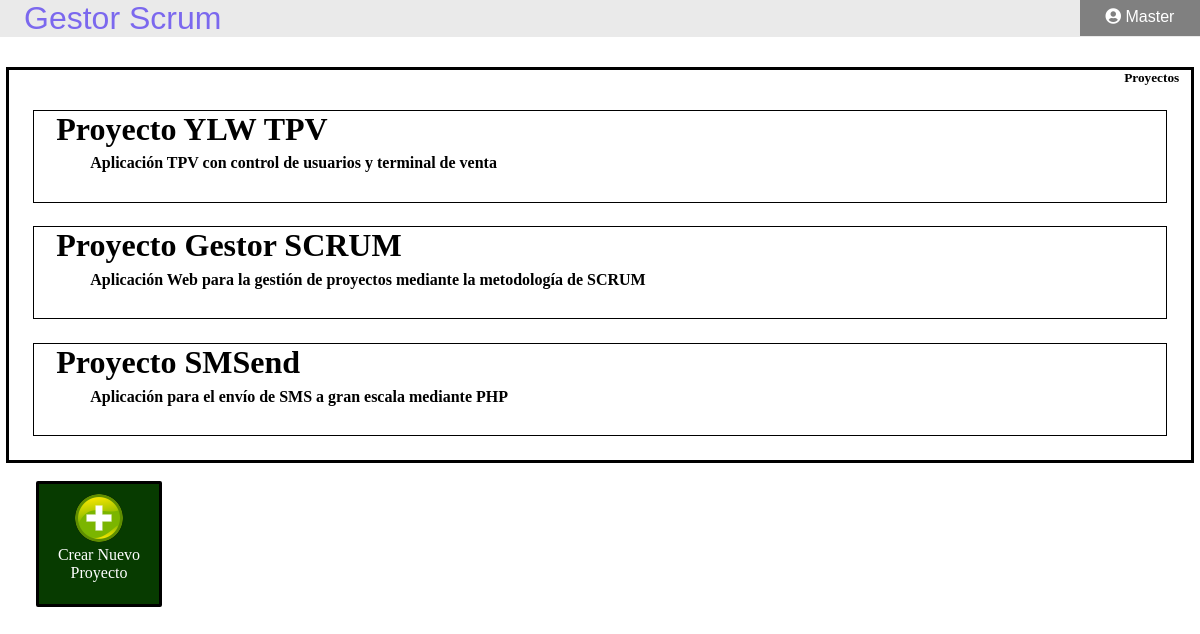
The page /UserPanel.php (signed in) on the database its author committed.
### tables this page shows
CREATE TABLE `Proyectos` (
  `ID_Proyecto` int(11) NOT NULL,
  `Nombre_Proyecto` varchar(50) NOT NULL,
  `Fecha_Inicio_Proyecto` date NOT NULL,
  `Fecha_Final_Proyecto` date NOT NULL,
  `Descripcion_Proyecto` varchar(256) DEFAULT NULL,
  `PO_Proyecto` varchar(100) NOT NULL,
  `SM_Proyecto` varchar(100) NOT NULL
);

### UserPanel.php (the view, shortened to what this page needs)
<!DOCTYPE html>
<html lang="es" dir="ltr">
  <head>
    <link rel="stylesheet" type="text/css" href="CSS/UserPanel_CSS/Styles.css">
  	<link rel="stylesheet" href="https://use.fontawesome.com/releases/v5.5.0/css/all.css">
  </head>
  <body onload="allowedOperations()">
    <header>
      <?php
        echo "<div class='Logo'>Gestor Scrum</div>";
        echo "<nav>";
          echo "<ul id='Menu'>";
            echo "<li><a><i class='fas fa-user-circle'></i> ".$_SESSION['InputUser']."</a>";
            echo "</li>";
          echo "</ul>";
        echo "</nav>";
      ?>
    </header>
    <?php
      $Connection = new mysqli("localhost", "scrum", "P@ssw0rd", "BD_Scrum");
      $Connection->set_charset("utf8");
      $Query = "SELECT *  FROM Proyectos";
      echo '<div class="GlobalContainer">';
      echo '<h5 class="GlobalContainerName">Proyectos</h5>';
      if ($Result = $Connection->query($Query)) {
        while ($Row = $Result->fetch_row()) {
          echo "<a><div class='LocalContainer' onclick='showProjectInfo(this)'>";
          echo "<h1 class='ProjectTitle'>$Row[1]</h1>";
          echo "<br>";
          echo "<p class='ProjectDesc'><b>$Row[4]</b></p>";
          echo "<br>";
          echo "</div><a>";
        }
      }
      echo "</div>";
    ?>
  </body>
</html>

### CSS/UserPanel_CSS/Styles.css (style rules this page uses)
.GlobalContainer { border: 3px solid black; margin: 2.5% 0.5% 0.5% 0.5%; }
.GlobalContainerName { text-align: right; margin-right: 1%; }
.LocalContainer { border: 1px solid black; margin: 2% 2% 2% 2%; cursor: pointer; }
.Logo { display: flex; font-size: 2em; color: Mediumslateblue; margin-left: 2%; align-content: center; }
a { text-decoration: none; color: black; }
.ProjectTitle { margin-left: 2%; }
.ProjectDesc { margin-left: 5%; margin-top: -1%; margin-bottom: 1%; }
* { margin: 0; padding: 0; }
header { font-family: Helvetica; width: auto; margin: 0 auto; background-color: #eaeaea; }
ul { list-style: none; }
nav { margin-top: -39px; float:right; }
#Menu li>a { background-color: grey; color: white; padding: 10px; display: block; text-decoration: none; min-width: 100px; }
#Menu>li { float: left; text-align:center }

### rows shown on the page
proyectos: Nombre_Proyecto "Proyecto YLW TPV", Descripcion_Proyecto "Aplicación TPV con control de usuarios y terminal de venta"
proyectos: Nombre_Proyecto "Proyecto Gestor SCRUM", Descripcion_Proyecto "Aplicación Web para la gestión de proyectos mediante la metodología de SCRUM"
proyectos: Nombre_Proyecto "Proyecto SMSend", Descripcion_Proyecto "Aplicación para el envío de SMS a gran escala mediante PHP"

### other values the page prints
$_SESSION['InputUser'] "Master"
